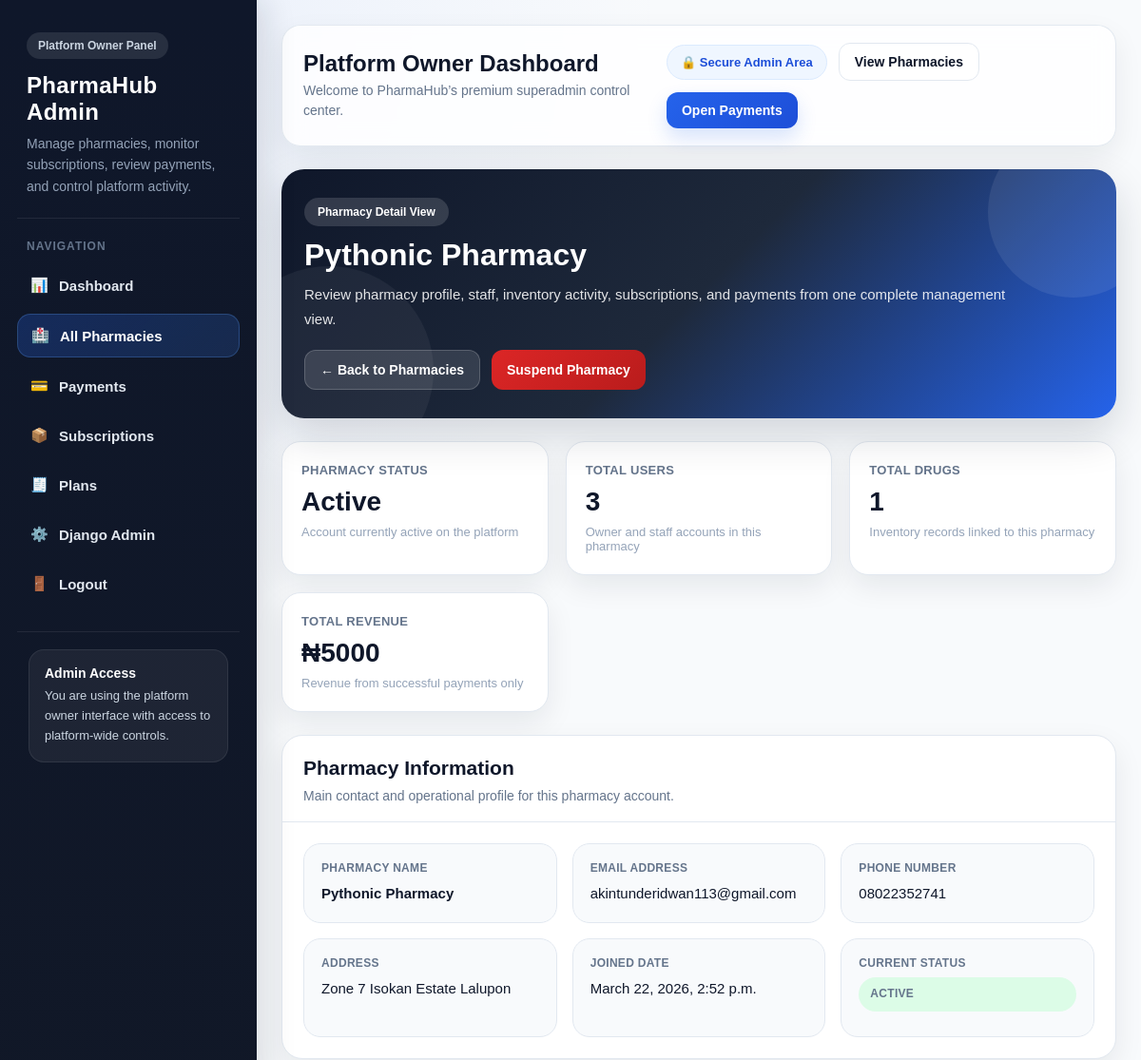
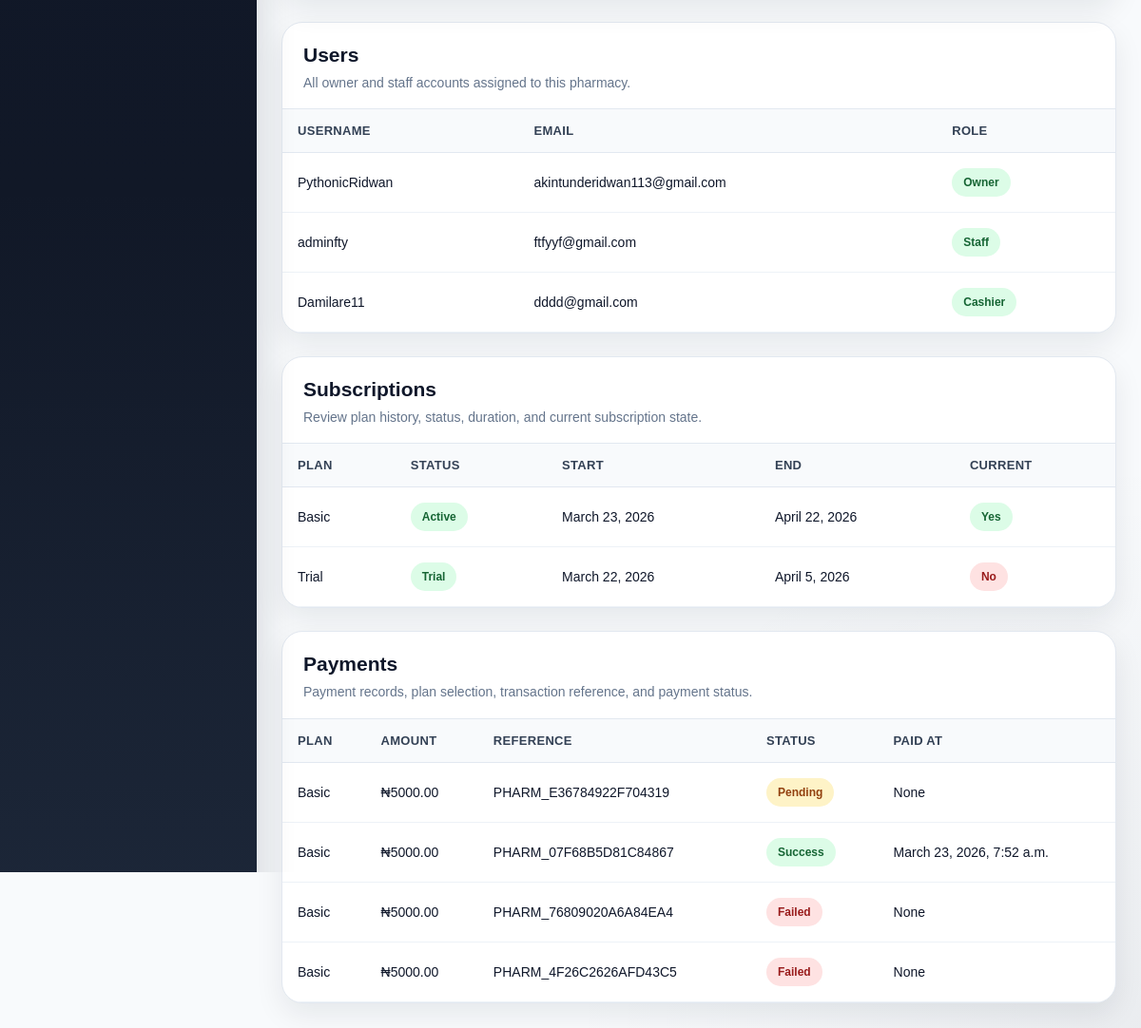
Screenshot of /superadmin/pharmacies/1/ (signed in) with the database file from the repository (2 pictures, top to bottom).
### pharmacies/models.py (models this page shows, shortened)
class Pharmacy(models.Model):
    name = models.CharField(max_length=255)
    email = models.EmailField(unique=True)
    phone = models.CharField(max_length=20, blank=True, null=True)
    address = models.TextField(blank=True, null=True)
    is_active = models.BooleanField(default=True)
    is_suspended_by_owner = models.BooleanField(default=False)
    suspension_reason = models.CharField(max_length=255, blank=True, null=True)
    created_at = models.DateTimeField(auto_now_add=True)
    class Meta:
        ordering = ['name']

### accounts/models.py (models this page shows, shortened)
class User(AbstractUser):
    ROLE_CHOICES = (
        ('owner', 'Owner'),
        ('admin', 'Admin'),
        ('pharmacist', 'Pharmacist'),
        ('cashier', 'Cashier'),
        ('staff', 'Staff'),
    )
    pharmacy = models.ForeignKey(
        Pharmacy,
        on_delete=models.CASCADE,
        related_name='users',
        null=True,
        blank=True
    )
    role = models.CharField(max_length=20, choices=ROLE_CHOICES, default='staff')

### subscriptions/models.py (models this page shows, shortened)
class Subscription(models.Model):
    STATUS_CHOICES = (
        ('trial', 'Trial'),
        ('active', 'Active'),
        ('expired', 'Expired'),
        ('pending', 'Pending'),
        ('cancelled', 'Cancelled'),
    )
    pharmacy = models.ForeignKey(
        Pharmacy,
        on_delete=models.CASCADE,
        related_name='subscriptions'
    )
    plan = models.ForeignKey(
        Plan,
        on_delete=models.SET_NULL,
        null=True,
        blank=True
    )
    status = models.CharField(max_length=20, choices=STATUS_CHOICES, default='pending')
    start_date = models.DateField()
    end_date = models.DateField()
    is_current = models.BooleanField(default=True)

class Plan(models.Model):
    BILLING_CHOICES = (
        ('monthly', 'Monthly'),
        ('yearly', 'Yearly'),
    )
    name = models.CharField(max_length=100)
    price = models.DecimalField(max_digits=12, decimal_places=2)
    billing_cycle = models.CharField(max_length=20, choices=BILLING_CHOICES, default='monthly')
    duration_days = models.PositiveIntegerField(default=30)
    max_staff = models.PositiveIntegerField(default=3)
    description = models.TextField(blank=True, null=True)
    is_active = models.BooleanField(default=True)

class Payment(models.Model):
    STATUS_CHOICES = (
        ('pending', 'Pending'),
        ('success', 'Success'),
        ('failed', 'Failed'),
    )
    pharmacy = models.ForeignKey(
        Pharmacy,
        on_delete=models.CASCADE,
        related_name='payments'
    )
    plan = models.ForeignKey(
        'Plan',
        on_delete=models.SET_NULL,
        null=True,
        blank=True
    )
    amount = models.DecimalField(max_digits=12, decimal_places=2)
    reference = models.CharField(max_length=255, unique=True)
    email = models.EmailField()
    status = models.CharField(max_length=20, choices=STATUS_CHOICES, default='pending')
    payment_gateway = models.CharField(max_length=50, default='paystack')
    access_code = models.CharField(max_length=255, blank=True, null=True)
    gateway_response = models.CharField(max_length=255, blank=True, null=True)
    paid_at = models.DateTimeField(blank=True, null=True)
    created_at = models.DateTimeField(auto_now_add=True)

### superadmin_panel/views.py (the view)
# urls.py: path('pharmacies/<int:pk>/', views.pharmacy_detail, name='admin_pharmacy_detail'),
@superadmin_required
def pharmacy_detail(request, pk):
    pharmacy = get_object_or_404(Pharmacy, pk=pk)
    users = User.objects.filter(pharmacy=pharmacy)
    drugs = Drug.objects.filter(pharmacy=pharmacy)
    subscriptions = Subscription.objects.filter(pharmacy=pharmacy).select_related('plan').order_by('-id')
    payments = Payment.objects.filter(pharmacy=pharmacy).select_related('plan').order_by('-created_at')
    total_revenue = payments.filter(status='success').aggregate(
        total=Sum('amount')
    )['total'] or 0
    context = {
        'pharmacy': pharmacy,
        'users': users,
        'drugs': drugs,
        'subscriptions': subscriptions,
        'payments': payments,
        'total_revenue': total_revenue,
    }
    return render(request, 'superadmin_panel/pharmacy_detail.html', context)

### templates/superadmin_panel/pharmacy_detail.html (shortened to what this page needs)
{% extends 'superadmin_panel/superadmin_base.html' %}
{% block content %}
<div class="detail-hero">
    <div class="detail-hero-content">
        <span class="detail-badge">Pharmacy Detail View</span>
        <h2 class="detail-title">{{ pharmacy.name }}</h2>
        <p class="detail-subtitle">
            Review pharmacy profile, staff, inventory activity, subscriptions, and payments from one complete management view.
        </p>
        <div class="detail-actions">
            <a href="{% url 'admin_pharmacy_list' %}" class="detail-btn light">← Back to Pharmacies</a>
            {% if pharmacy.is_active %}
                <a href="{% url 'suspend_pharmacy' pharmacy.pk %}" class="detail-btn danger">Suspend Pharmacy</a>
            {% else %}
                <a href="{% url 'activate_pharmacy' pharmacy.pk %}" class="detail-btn success">Activate Pharmacy</a>
            {% endif %}
        </div>
    </div>
</div>
<div class="stats-grid">
    <div class="stat-card">
        <div class="stat-label">Pharmacy Status</div>
        <div class="stat-value">
            {% if pharmacy.is_suspended_by_owner %}
                Suspended
            {% elif pharmacy.is_active %}
                Active
            {% else %}
                Inactive
            {% endif %}
        </div>
        <div class="stat-note">
            {% if pharmacy.is_suspended_by_owner %}
                Suspended directly by platform owner
            {% elif pharmacy.is_active %}
                Account currently active on the platform
            {% else %}
                Account inactive or subscription expired
            {% endif %}
        </div>
    </div>
    <div class="stat-card">
        <div class="stat-label">Total Users</div>
        <div class="stat-value">{{ users.count }}</div>
        <div class="stat-note">Owner and staff accounts in this pharmacy</div>
    </div>
    <div class="stat-card">
        <div class="stat-label">Total Drugs</div>
        <div class="stat-value">{{ drugs.count }}</div>
        <div class="stat-note">Inventory records linked to this pharmacy</div>
    </div>
    <div class="stat-card">
        <div class="stat-label">Total Revenue</div>
        <div class="stat-value">₦{{ total_revenue }}</div>
        <div class="stat-note">Revenue from successful payments only</div>
    </div>
</div>
<div class="info-grid">
    <div class="info-card">
        <div class="card-header">
            <h3>Pharmacy Information</h3>
            <p>Main contact and operational profile for this pharmacy account.</p>
        </div>
        <div class="info-body">
            <div class="info-list">
                <div class="info-item">
                    <span>Pharmacy Name</span>
                    <strong>{{ pharmacy.name }}</strong>
                </div>
                <div class="info-item">
                    <span>Email Address</span>
                    <p>{{ pharmacy.email }}</p>
                </div>
                <div class="info-item">
                    <span>Phone Number</span>
                    <p>{{ pharmacy.phone }}</p>
                </div>
                <div class="info-item">
                    <span>Address</span>
                    <p>{{ pharmacy.address }}</p>
                </div>
                <div class="info-item">
                    <span>Joined Date</span>
                    <p>{{ pharmacy.created_at }}</p>
                </div>
                <div class="info-item">
                    <span>Current Status</span>
                    <p>
                        {% if pharmacy.is_suspended_by_owner %}
                            <span class="status-badge status-suspended">Suspended by Owner</span>
                        {% elif pharmacy.is_active %}
                            <span class="status-badge status-active">Active</span>
                        {% else %}
                            <span class="status-badge status-warning">Inactive / Expired</span>
                        {% endif %}
                    </p>
                </div>
            </div>
        </div>
    </div>
</div>
<div class="table-card section-space">
    <div class="card-header">
        <h3>Users</h3>
        <p>All owner and staff accounts assigned to this pharmacy.</p>
    </div>
    <div class="table-responsive">
        <table class="detail-table">
            <thead>
                <tr>
                    <th>Username</th>
                    <th>Email</th>
                    <th>Role</th>
                </tr>
            </thead>
            <tbody>
                {% for user in users %}
                <tr>
                    <td>{{ user.username }}</td>
                    <td>{{ user.email }}</td>
                    <td>
                        <span class="status-badge status-active">{{ user.role }}</span>
                    </td>
                </tr>
                {% empty %}
                <tr>
                    <td colspan="3" class="empty-state">No users found.</td>
                </tr>
                {% endfor %}
            </tbody>
        </table>
    </div>
</div>
<div class="table-card section-space">
    <div class="card-header">
        <h3>Subscriptions</h3>
        <p>Review plan history, status, duration, and current subscription state.</p>
    </div>
    <div class="table-responsive">
        <table class="detail-table">
            <thead>
                <tr>
                    <th>Plan</th>
                    <th>Status</th>
                    <th>Start</th>
                    <th>End</th>
                    <th>Current</th>
                </tr>
            </thead>
            <tbody>
                {% for subscription in subscriptions %}
                <tr>
                    <td>
                        {% if subscription.plan %}
                            {{ subscription.plan.name }}
                        {% else %}
                            Trial
                        {% endif %}
                    </td>
                    <td>
                        {% if pharmacy.is_suspended_by_owner or subscription.status == 'suspended' %}
                            <span class="status-badge status-suspended">Suspended by Owner</span>
                        {% elif subscription.status == 'active' %}
                            <span class="status-badge status-active">Active</span>
                        {% elif subscription.status == 'trial' %}
                            <span class="status-badge status-trial">Trial</span>
                        {% else %}
                            <span class="status-badge status-warning">Expired / Inactive</span>
                        {% endif %}
                    </td>
                    <td>{{ subscription.start_date }}</td>
                    <td>{{ subscription.end_date }}</td>
                    <td>
                        {% if subscription.is_current %}
                            <span class="status-badge status-current">Yes</span>
                        {% else %}
                            <span class="status-badge status-no">No</span>
                        {% endif %}
                    </td>
                </tr>
                {% empty %}
                <tr>
                    <td colspan="5" class="empty-state">No subscriptions found.</td>
                </tr>
                {% endfor %}
            </tbody>
        </table>
    </div>
</div>
<div class="table-card">
    <div class="card-header">
        <h3>Payments</h3>
        <p>Payment records, plan selection, transaction reference, and payment status.</p>
    </div>
    <div class="table-responsive">
        <table class="detail-table">
            <thead>
                <tr>
                    <th>Plan</th>
                    <th>Amount</th>
                    <th>Reference</th>
                    <th>Status</th>
                    <th>Paid At</th>
                </tr>
            </thead>
            <tbody>
                {% for payment in payments %}
                <tr>
                    <td>{% if payment.plan %}{{ payment.plan.name }}{% else %}-{% endif %}</td>
                    <td>₦{{ payment.amount }}</td>
                    <td>{{ payment.reference }}</td>
                    <td>
                        {% if payment.status == 'success' %}
                            <span class="status-badge status-success">Success</span>
                        {% elif payment.status == 'pending' %}
                            <span class="status-badge status-pending">Pending</span>
                        {% else %}
                            <span class="status-badge status-failed">{{ payment.status }}</span>
                        {% endif %}
                    </td>
                    <td>{{ payment.paid_at }}</td>
                </tr>
                {% empty %}
                <tr>
                    <td colspan="5" class="empty-state">No payments found.</td>
                </tr>
                {% endfor %}
            </tbody>
        </table>
    </div>
</div>
{% endblock %}

### rows the page displays
Pharmacy: name "Pythonic Pharmacy", email "akintunderidwan113@gmail.com", phone "08022352741", address "Zone 7 Isokan Estate Lalupon", created_at "March 22, 2026, 2:52 p.m."
User: username "PythonicRidwan", email "akintunderidwan113@gmail.com", role "Owner"
User: username "adminfty", email "ftfyyf@gmail.com", role "Staff"
User: username "Damilare11", email "dddd@gmail.com", role "Cashier"
Subscription: plan.name "Basic", status "Active", start_date "March 23, 2026", end_date "April 22, 2026", is_current "Yes"
Subscription: shows "Trial", status "Trial", start_date "March 22, 2026", end_date "April 5, 2026", is_current "No"
Payment: plan.name "Basic", amount "5000.00", reference "PHARM_E36784922F704319", status "Pending", paid_at "None"
Payment: plan.name "Basic", amount "5000.00", reference "PHARM_07F68B5D81C84867", status "Success", paid_at "March 23, 2026, 7:52 a.m."
Payment: plan.name "Basic", amount "5000.00", reference "PHARM_76809020A6A84EA4", status "Failed", paid_at "None"
Payment: plan.name "Basic", amount "5000.00", reference "PHARM_4F26C2626AFD43C5", status "Failed", paid_at "None"

### other values shown
{{ users.count }} "3"
{{ drugs.count }} "1"
{{ total_revenue }} "5000"
